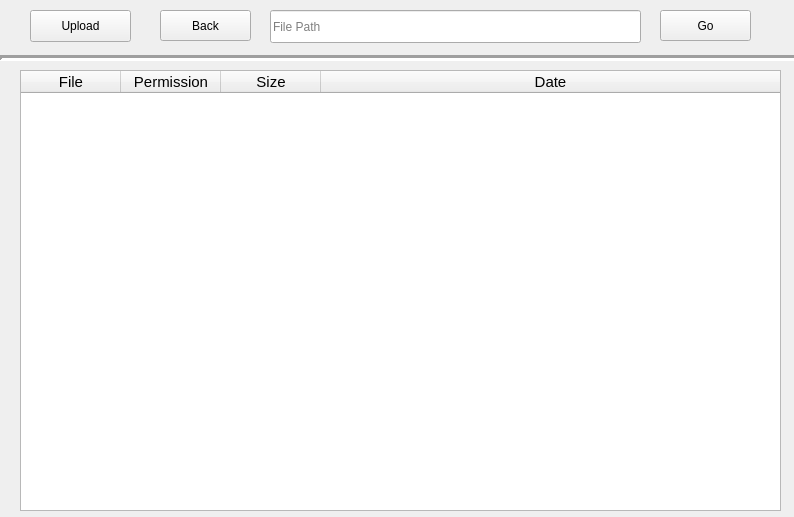
<?xml version="1.0" encoding="UTF-8"?>
<ui version="4.0">
 <class>centralwidget</class>
 <widget class="QWidget" name="centralwidget">
  <property name="geometry">
   <rect>
    <x>0</x>
    <y>0</y>
    <width>794</width>
    <height>517</height>
   </rect>
  </property>
  <property name="windowTitle">
   <string>Form</string>
  </property>
  <widget class="CardWidget" name="CardWidget">
   <property name="geometry">
    <rect>
     <x>0</x>
     <y>0</y>
     <width>801</width>
     <height>61</height>
    </rect>
   </property>
   <widget class="PrimaryDropDownPushButton" name="PrimaryDropDownPushButton">
    <property name="geometry">
     <rect>
      <x>30</x>
      <y>10</y>
      <width>101</width>
      <height>32</height>
     </rect>
    </property>
    <property name="text">
     <string>Upload</string>
    </property>
   </widget>
   <widget class="PrimaryPushButton" name="button_connect">
    <property name="geometry">
     <rect>
      <x>160</x>
      <y>10</y>
      <width>91</width>
      <height>31</height>
     </rect>
    </property>
    <property name="text">
     <string>Back</string>
    </property>
   </widget>
   <widget class="LineEdit" name="FilePath">
    <property name="geometry">
     <rect>
      <x>270</x>
      <y>10</y>
      <width>371</width>
      <height>33</height>
     </rect>
    </property>
    <property name="layoutDirection">
     <enum>Qt::LeftToRight</enum>
    </property>
    <property name="inputMask">
     <string/>
    </property>
    <property name="text">
     <string/>
    </property>
    <property name="placeholderText">
     <string>File Path</string>
    </property>
   </widget>
   <widget class="PrimaryPushButton" name="button_connect_2">
    <property name="geometry">
     <rect>
      <x>660</x>
      <y>10</y>
      <width>91</width>
      <height>31</height>
     </rect>
    </property>
    <property name="text">
     <string>Go</string>
    </property>
   </widget>
  </widget>
  <widget class="Line" name="line">
   <property name="geometry">
    <rect>
     <x>0</x>
     <y>50</y>
     <width>801</width>
     <height>16</height>
    </rect>
   </property>
   <property name="lineWidth">
    <number>3</number>
   </property>
   <property name="orientation">
    <enum>Qt::Horizontal</enum>
   </property>
  </widget>
  <widget class="TreeWidget" name="TreeWidget">
   <property name="geometry">
    <rect>
     <x>20</x>
     <y>70</y>
     <width>761</width>
     <height>441</height>
    </rect>
   </property>
   <column>
    <property name="text">
     <string>File</string>
    </property>
    <property name="font">
     <font>
      <pointsize>11</pointsize>
     </font>
    </property>
    <property name="textAlignment">
     <set>AlignCenter</set>
    </property>
   </column>
   <column>
    <property name="text">
     <string>Permission</string>
    </property>
    <property name="font">
     <font>
      <pointsize>11</pointsize>
     </font>
    </property>
    <property name="textAlignment">
     <set>AlignCenter</set>
    </property>
   </column>
   <column>
    <property name="text">
     <string>Size</string>
    </property>
    <property name="font">
     <font>
      <pointsize>11</pointsize>
     </font>
    </property>
    <property name="textAlignment">
     <set>AlignCenter</set>
    </property>
   </column>
   <column>
    <property name="text">
     <string>Date</string>
    </property>
    <property name="font">
     <font>
      <pointsize>11</pointsize>
     </font>
    </property>
    <property name="textAlignment">
     <set>AlignCenter</set>
    </property>
   </column>
  </widget>
 </widget>
 <customwidgets>
  <customwidget>
   <class>PushButton</class>
   <extends>QPushButton</extends>
   <header>qfluentwidgets</header>
  </customwidget>
  <customwidget>
   <class>PrimaryPushButton</class>
   <extends>PushButton</extends>
   <header>qfluentwidgets</header>
  </customwidget>
  <customwidget>
   <class>PrimaryDropDownPushButton</class>
   <extends>PrimaryPushButton</extends>
   <header>qfluentwidgets</header>
  </customwidget>
  <customwidget>
   <class>CardWidget</class>
   <extends>QFrame</extends>
   <header>qfluentwidgets</header>
   <container>1</container>
  </customwidget>
  <customwidget>
   <class>LineEdit</class>
   <extends>QLineEdit</extends>
   <header>qfluentwidgets</header>
  </customwidget>
  <customwidget>
   <class>TreeWidget</class>
   <extends>QTreeWidget</extends>
   <header>qfluentwidgets</header>
  </customwidget>
 </customwidgets>
 <resources/>
 <connections/>
</ui>
